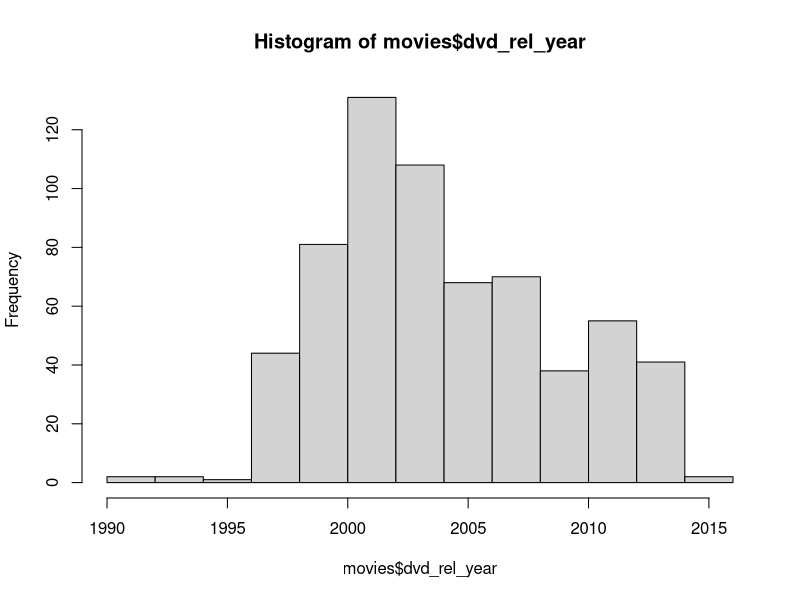

This chart was generated by the following R code:
this.dir <- dirname(parent.frame(2)$ofile)
setwd(this.dir)
getwd()

movies <- read.csv("movies.csv")

str(movies)

summary(movies)

# average score...
mean(movies$critics_score)

movies$title

head(movies)

mgenre <- as.factor(movies$genre)

hist(movies$dvd_rel_year)

movies[movies$genre == "Comedy",]


movies[]